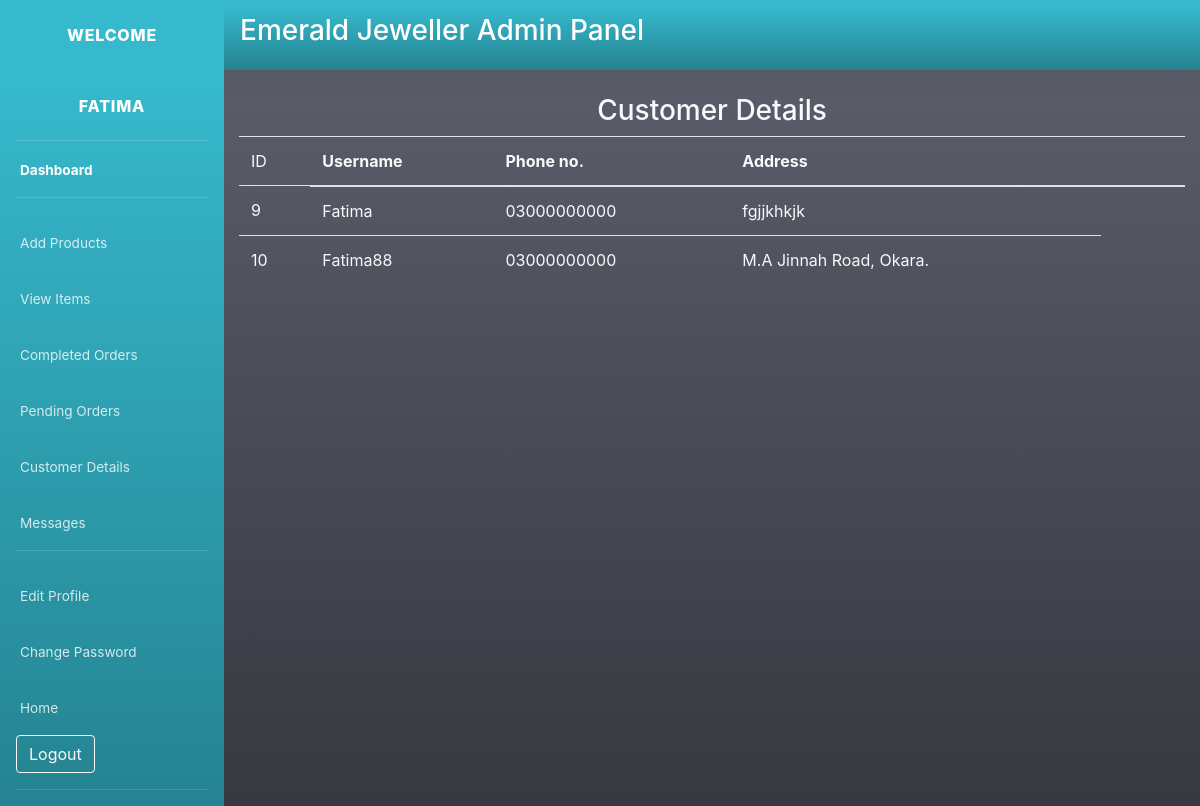
Screenshot of /customer_details/ (signed in) with the database file from the repository.
### main/models.py (models this page shows, shortened)
class COD(models.Model):
   Name = models.CharField(max_length=30)
   PhoneNo3  = models.CharField(max_length=13,blank=False)
   Address     = models.CharField(max_length=100,blank=False)

### main/decorators.py (the view)
    def wrapper_func(request, *args, **kwargs):
        group = Group.objects.get(user = request.user)
        if group.name == 'admin_owner':
            return view_func(request, *args, **kwargs)
        else:
            return redirect('/')

### main/views.py (called while the page is built)
@login_required(login_url='/accounts/login/')
@admin_required
def customer_details(request):
    items = COD.objects.filter()
    context = {
        'items':items
    }
    return render(request, 'main/customer_details.html', context)

### main/templates/main/customer_details.html
{% extends "main/layout2.html" %}
{% block content %}
<div class="cart text-light">
    <div class="row">
        <div class="col-sm-12">
            <h3 class="text-center">Customer Details</h3>
            {% if items %}
            <div class="table-responsive">
                <table class="table bg-transparent text-light">
                    <thead>
                    <tr>
                        <td scope="col">ID</td>
                        <th scope="col">Username</th>
                        <th scope="col">Phone no.</th>
                        <th scope="col">Address</th>
                        <th></th>
                        <th></th>
                    </tr>
                    </thead>
                    <tbody>
                        {% for item in items %}
                    <tr>
                        <td>{{ item.id }}</td>
                        <td>{{ item.Name }}</td>
                        <td>{{ item.PhoneNo3 }}</td>
                        <td>{{ item.Address }}</td>
                    </tr>
                        {% endfor %}
                    </tbody>
                </table>
            </div>
            {% else %}
            <h4 class="text-center">No Details</h4>
            {% endif %}
        </div>
    </div>
</div>
{% endblock content %}

### main/templates/main/layout2.html (shortened to what this page needs)
{% load static %}
<!DOCTYPE html>
<html lang="en">
<head>
  <link href="css/sb-admin-2.min.css" rel="stylesheet">
  <link rel="stylesheet" type="text/css" href="{% static 'main/sb-admin-2.min.css' %}">
  <link rel="stylesheet" href="https://maxcdn.bootstrapcdn.com/bootstrap/4.0.0/css/bootstrap.min.css">
</head>
<body id="page-top">
    <div id="wrapper">
        <ul class="navbar-nav bg-gradient-info sidebar sidebar-dark accordion" id="accordionSidebar">
            <a class="sidebar-brand d-flex align-items-center justify-content-center" href="{% url 'main:admin_dashboard' %}">
                <div class="sidebar-brand-text mx-3">Welcome</div>
            </a>
            <div class="sidebar-brand ">{{request.user}}</div>
            <hr class="sidebar-divider my-0">
            <li class="nav-item active">
                <a class="nav-link" href="{% url 'main:admin_dashboard' %}">
                <span>Dashboard</span></a>
            </li>
            <hr class="sidebar-divider">
            <li class="nav-item">
                <a class="nav-link" href="{% url 'main:item-create' %}">
                  <span>Add Products</span>
                </a>
            </li>
            <li class="nav-item">
                <a class="nav-link" href="{% url 'main:item_list' %}">
                  <span>View Items</span>
                </a>
            </li>
            <li class="nav-item">
                <a class="nav-link" href="{% url 'main:admin_view' %}">
                <span>Completed Orders</span>
                </a>
            </li>
            <li class="nav-item">
                <a class="nav-link" href="{% url 'main:pending_orders' %}">
                <span>Pending Orders</span>
                </a>
            </li>
            <li class="nav-item">
                <a class="nav-link" href="{% url 'main:customer_details' %}">
                  <span>Customer Details</span>
                </a>
            </li>
            <li class="nav-item">
                <a class="nav-link" href="{% url 'main:message' %}">
                  <span>Messages</span>
                </a>
            </li>
            <hr class="sidebar-divider">
            <li class="nav-item">
                <a class="nav-link" href="{% url 'main:edit_profile' %}">
                <span>Edit Profile</span></a>
            </li>
            <li class="nav-item">
                <a class="nav-link" href="{% url 'main:changepassword' %}">
                <span>Change Password</span></a>
            </li>
            <li class="nav-item">
                <a class="nav-link" href="{% url 'main:home' %}">
                <span>Home</span></a>
            </li>
            <li class="nav-item ml-3 mb-3">
                <form class="logout-link" action="{% url 'accounts:logout' %}" method="post">
                    <button type="submit" class="mr-2 btn btn-outline-light">Logout</button>
                </form>
            </li>
            <hr class="sidebar-divider d-none d-md-block">
        </ul>
        <div id="content-wrapper" class="d-flex flex-column">
            <div id="content" class="bg-gradient-dark">
                <nav class="navbar navbar-expand navbar-light bg-gradient-info topbar mb-4 static-top shadow">
                <h3 class="text-center" style="color: white;">Emerald Jeweller Admin Panel</h3>
                </nav>
                <div class="container-fluid">
                    {% block content %}{% endblock %}
                </div>
            </div>
        </div>
    </div>
</body>
</html>

### rows the page displays
COD: id "9", Name "Fatima", PhoneNo3 "03000000000", Address "fgjjkhkjk"
COD: id "10", Name "Fatima88", PhoneNo3 "03000000000", Address "M.A Jinnah Road, Okara."

### other values shown
{{ request.user }} "FATIMA"
